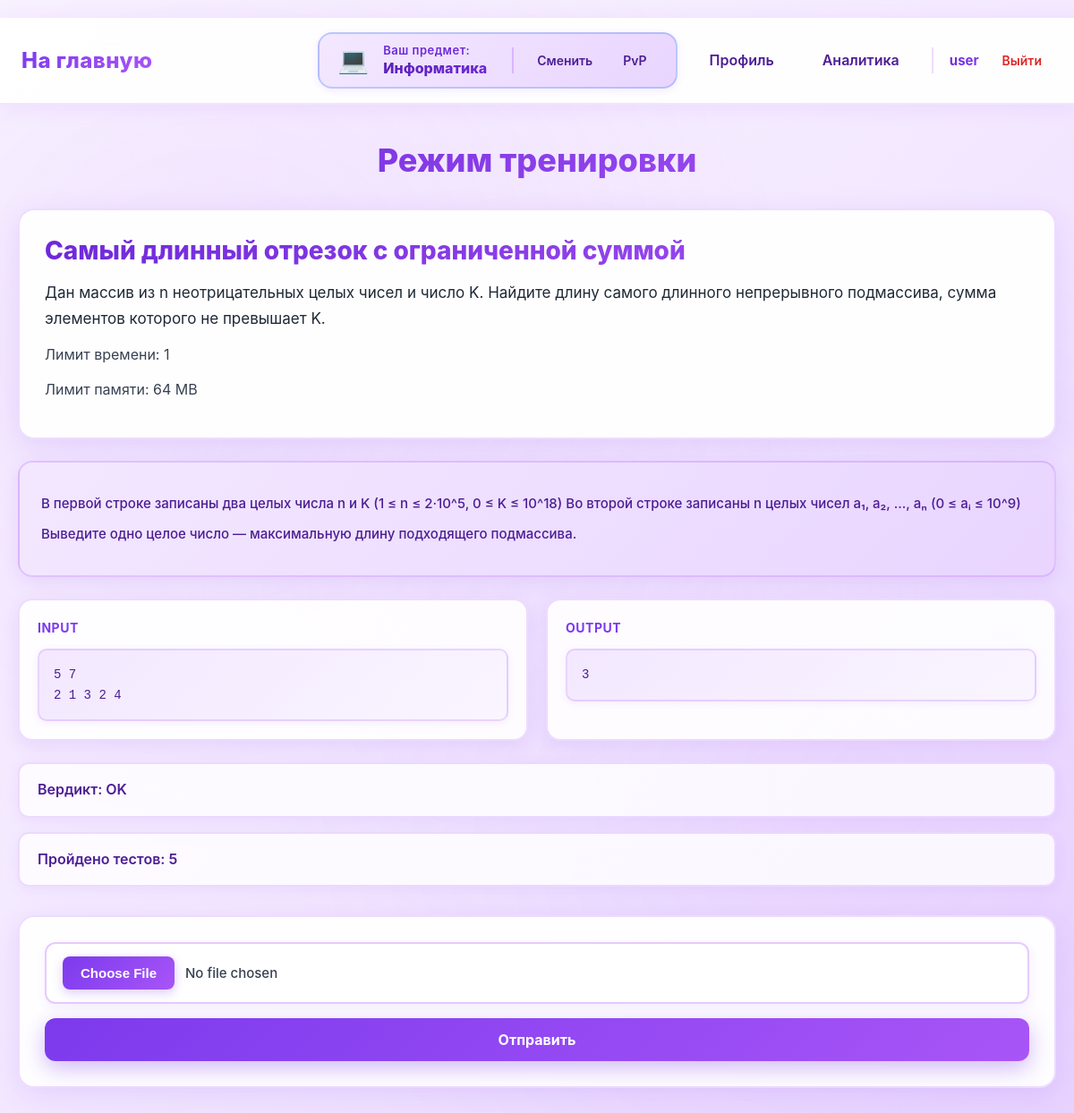
/информатика/task/2 (signed in), run on an earlier commit of the app's database.
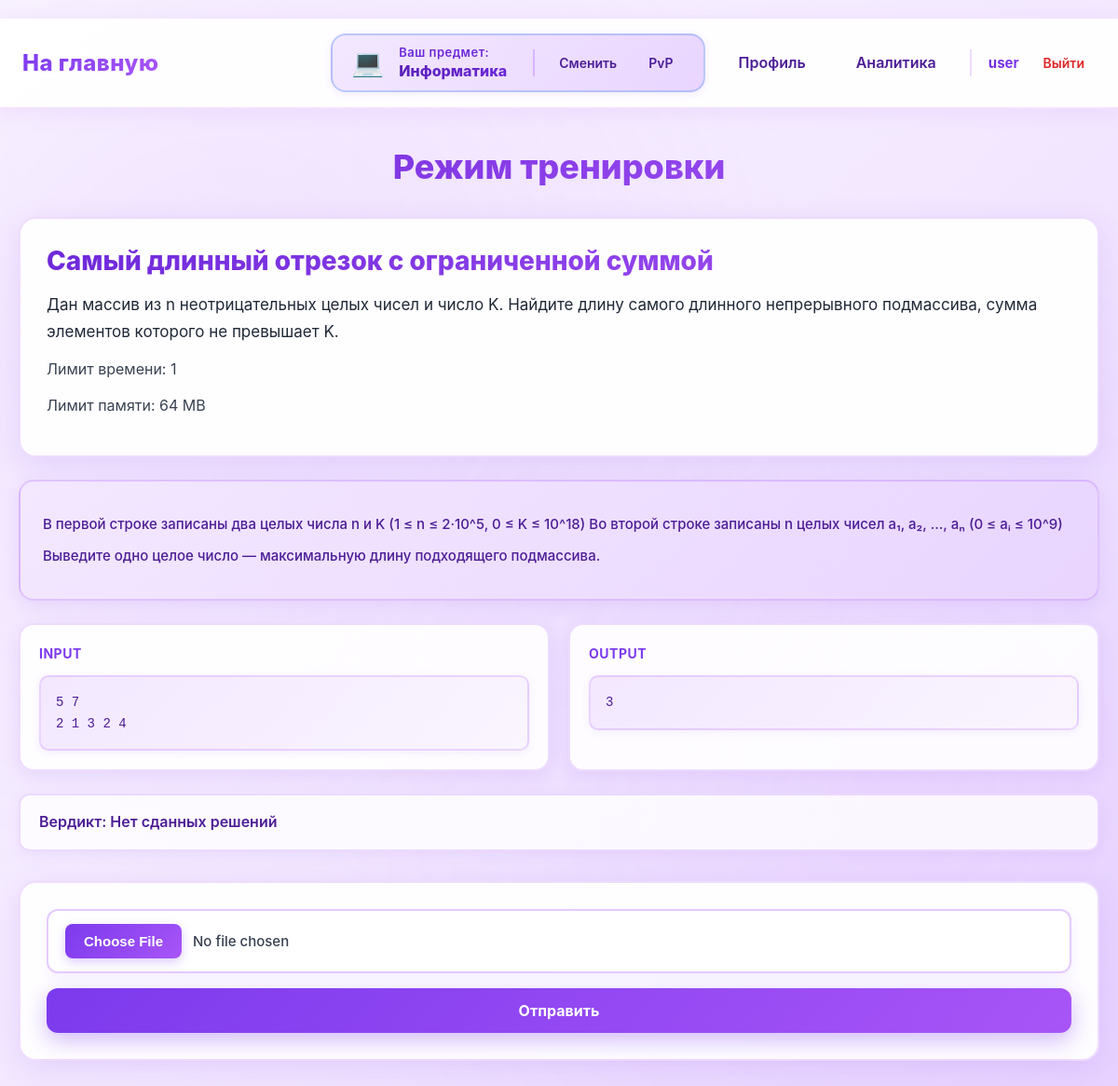
And on a later commit of the database.
### data/submissions.py (models this page shows)
class Submissions(SqlAlchemyBase):
    __tablename__ = 'submissions'
    id = sqlalchemy.Column(sqlalchemy.Integer,
                           primary_key=True, autoincrement=True)
    user_id = sqlalchemy.Column(sqlalchemy.Integer,
                                sqlalchemy.ForeignKey("users.id"))
    task_id = sqlalchemy.Column(sqlalchemy.Integer,
                                sqlalchemy.ForeignKey("tasks.id"))
    total_tests = sqlalchemy.Column(sqlalchemy.Integer, nullable=True)
    verdict = sqlalchemy.Column(sqlalchemy.Text, nullable=True)
    created_at = sqlalchemy.Column(sqlalchemy.DateTime,
                                     default=datetime.datetime.now)
    tasks = orm.relationship('Tasks', back_populates="submissions")
    user = orm.relationship("User", back_populates="submissions")

### main.py (the view, shortened to what this page needs)
@app.route('/<subject>/task/<int:task_id>', methods=["GET", "POST"])
@login_required
@user_ban
def training(subject, task_id):
    db_sess = db_session.create_session()
    task = db_sess.get(Tasks, task_id)
    task_test = db_sess.query(TaskTest).filter(TaskTest.task_id == task.id).all()
    submission = db_sess.query(Submissions).filter(Submissions.task_id == task.id).all()
    submission_id = len(submission) + 1
    if subject == 'информатика':
        last_submission = db_sess.query(Submissions).filter(Submissions.user_id == current_user.id,
                                                            Submissions.task_id == task_id).all()
        if last_submission:
            result = last_submission[-1]
            verdict = result.verdict
            test_passed = result.total_tests
        else:
            verdict = "Нет сданных решений"
            test_passed = None
        return render_template('training.html', task=task, test=task_test[0], verdict=verdict, test_passed=test_passed, subject=subject)

### data/db_session.py (called while the page is built)
def create_session() -> Session:
    global __factory
    return __factory()

### main.py (called while the page is built)
@login_manager.user_loader
def load_user(user_id):
    db_sess = db_session.create_session()
    return db_sess.get(User, user_id)

def user_ban(func):
    @wraps(func)
    def wrapper(*args, **kwargs):
        if current_user.ban:
            abort(403)
        return func(*args, **kwargs)
    return wrapper

### templates/training.html (shortened to what this page needs)
{% extends "base.html" %}
{% block styles %}
<link rel="stylesheet" href="{{ url_for('static', filename='train.css') }}">
{% endblock %}
{% block content %}
<h1>Режим тренировки</h1>
<div class="condition">
    <h2>{{ task.title }}</h2>
    <p>{{ task.statement }}</p>
    <p>Лимит времени: {{ task.time_limit }}</p>
    <p>Лимит памяти: {{ task.memory_limit }}</p>
</div>
<div class="Input">
    <p>{{ task.input_format }}</p>
    <p>{{ task.output_format }}</p>
</div>
<div class="examples">
    <div class="example">
        <p><strong>Input</strong></p>
        <pre>{{ test.input_data }}</pre>
    </div>
    <div class="example">
        <p><strong>Output</strong></p>
        <pre>{{ test.output }}</pre>
    </div>
</div>
<p>Вердикт: {{ verdict }}</p>
{% if test_passed is not none %}
    <p>Пройдено тестов: {{ test_passed }}</p>
{% endif %}
<div class="task">
    <form class="send" method="post" enctype="multipart/form-data" id="uploadForm">
        <input type="file" accept=".py" name="file" id="pythonFile" required />
        <button type="submit" id="submitBtn">Отправить</button>
    </form>
</div>
{% endblock %}

What changed in the data, as far as the page shows it:
removed Submissions: verdict "OK"
Also different on the page:
{{ verdict }}: (not shown) → "Нет сданных решений"
{{ test_passed }}: "5" → (not shown)
text no longer shown: "Пройдено тестов:"
